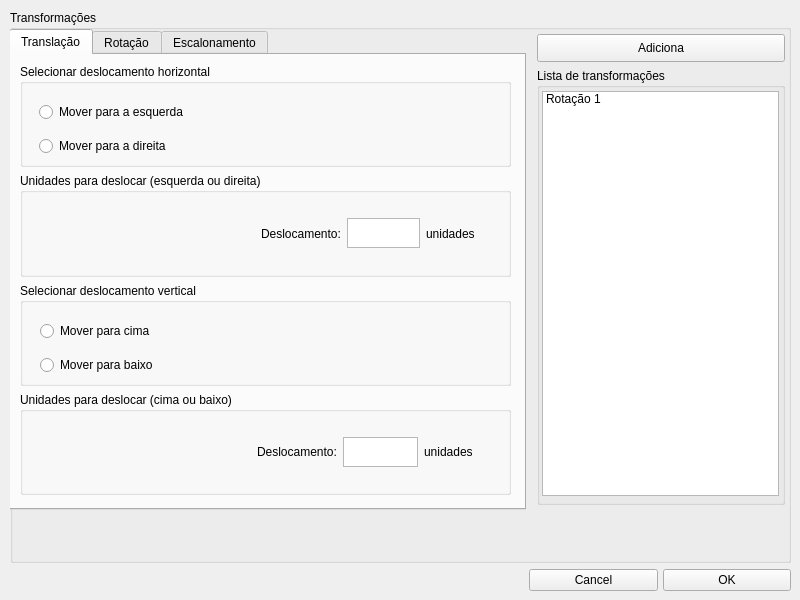
<?xml version="1.0" encoding="UTF-8"?>
<ui version="4.0">
 <class>Form</class>
 <widget class="QWidget" name="Form">
  <property name="windowModality">
   <enum>Qt::WindowModal</enum>
  </property>
  <property name="geometry">
   <rect>
    <x>0</x>
    <y>0</y>
    <width>800</width>
    <height>600</height>
   </rect>
  </property>
  <property name="minimumSize">
   <size>
    <width>800</width>
    <height>600</height>
   </size>
  </property>
  <property name="maximumSize">
   <size>
    <width>800</width>
    <height>600</height>
   </size>
  </property>
  <property name="font">
   <font>
    <pointsize>9</pointsize>
   </font>
  </property>
  <property name="windowTitle">
   <string>Form</string>
  </property>
  <widget class="QWidget" name="verticalLayoutWidget">
   <property name="geometry">
    <rect>
     <x>10</x>
     <y>10</y>
     <width>781</width>
     <height>581</height>
    </rect>
   </property>
   <layout class="QVBoxLayout" name="verticalLayoutPrincipal" stretch="7,1">
    <item>
     <widget class="QGroupBox" name="groupBoxTransformacoes">
      <property name="title">
       <string>Transformações</string>
      </property>
      <widget class="QWidget" name="horizontalLayoutWidget_2">
       <property name="geometry">
        <rect>
         <x>-1</x>
         <y>19</y>
         <width>781</width>
         <height>481</height>
        </rect>
       </property>
       <layout class="QHBoxLayout" name="horizontalLayoutTransformacoes" stretch="2,1">
        <item>
         <widget class="QTabWidget" name="tabWidgetTiposTransformacao">
          <property name="currentIndex">
           <number>0</number>
          </property>
          <widget class="QWidget" name="tabTranslacao">
           <attribute name="title">
            <string>Translação</string>
           </attribute>
           <widget class="QWidget" name="verticalLayoutWidget_7">
            <property name="geometry">
             <rect>
              <x>-1</x>
              <y>-1</y>
              <width>511</width>
              <height>451</height>
             </rect>
            </property>
            <layout class="QVBoxLayout" name="verticalLayoutParametrosTranslacao" stretch="1,1,1,1">
             <property name="leftMargin">
              <number>10</number>
             </property>
             <property name="topMargin">
              <number>10</number>
             </property>
             <property name="rightMargin">
              <number>10</number>
             </property>
             <property name="bottomMargin">
              <number>10</number>
             </property>
             <item>
              <widget class="QGroupBox" name="groupBoxSelecionarEsqDir">
               <property name="title">
                <string>Selecionar deslocamento horizontal</string>
               </property>
               <widget class="QWidget" name="verticalLayoutWidget_8">
                <property name="geometry">
                 <rect>
                  <x>9</x>
                  <y>30</y>
                  <width>481</width>
                  <height>71</height>
                 </rect>
                </property>
                <layout class="QVBoxLayout" name="verticalLayoutSelecionarEsqDir">
                 <property name="leftMargin">
                  <number>10</number>
                 </property>
                 <item>
                  <widget class="QRadioButton" name="radioButtonEsquerda">
                   <property name="text">
                    <string>Mover para a esquerda</string>
                   </property>
                  </widget>
                 </item>
                 <item>
                  <widget class="QRadioButton" name="radioButtonDireita">
                   <property name="text">
                    <string>Mover para a direita</string>
                   </property>
                  </widget>
                 </item>
                </layout>
               </widget>
              </widget>
             </item>
             <item>
              <widget class="QGroupBox" name="groupBoxUnidadesEsqDir">
               <property name="title">
                <string>Unidades para deslocar (esquerda ou direita)</string>
               </property>
               <layout class="QHBoxLayout" name="horizontalLayout_3">
                <item>
                 <layout class="QHBoxLayout" name="horizontalLayoutUnidadesEsqDir" stretch="3,1,1,1">
                  <property name="leftMargin">
                   <number>10</number>
                  </property>
                  <item>
                   <spacer name="horizontalSpacer_3">
                    <property name="orientation">
                     <enum>Qt::Horizontal</enum>
                    </property>
                    <property name="sizeHint" stdset="0">
                     <size>
                      <width>40</width>
                      <height>20</height>
                     </size>
                    </property>
                   </spacer>
                  </item>
                  <item>
                   <widget class="QLabel" name="labelDeslocamentoHorizontal">
                    <property name="text">
                     <string>Deslocamento:</string>
                    </property>
                    <property name="alignment">
                     <set>Qt::AlignLeading|Qt::AlignLeft|Qt::AlignVCenter</set>
                    </property>
                   </widget>
                  </item>
                  <item>
                   <widget class="QPlainTextEdit" name="plainTextEditUnidadesEsqDir">
                    <property name="maximumSize">
                     <size>
                      <width>16777215</width>
                      <height>30</height>
                     </size>
                    </property>
                   </widget>
                  </item>
                  <item>
                   <widget class="QLabel" name="labelUnidadesEsqDir">
                    <property name="text">
                     <string>unidades</string>
                    </property>
                   </widget>
                  </item>
                 </layout>
                </item>
               </layout>
              </widget>
             </item>
             <item>
              <widget class="QGroupBox" name="groupBoxSelecionarCimaBaixo">
               <property name="title">
                <string>Selecionar deslocamento vertical</string>
               </property>
               <widget class="QWidget" name="verticalLayoutWidget_9">
                <property name="geometry">
                 <rect>
                  <x>10</x>
                  <y>30</y>
                  <width>481</width>
                  <height>71</height>
                 </rect>
                </property>
                <layout class="QVBoxLayout" name="verticalLayoutSelecionarCimaBaixo">
                 <property name="leftMargin">
                  <number>10</number>
                 </property>
                 <item>
                  <widget class="QRadioButton" name="radioButtonCima">
                   <property name="text">
                    <string>Mover para cima</string>
                   </property>
                  </widget>
                 </item>
                 <item>
                  <widget class="QRadioButton" name="radioButtonBaixo">
                   <property name="text">
                    <string>Mover para baixo</string>
                   </property>
                  </widget>
                 </item>
                </layout>
               </widget>
              </widget>
             </item>
             <item>
              <widget class="QGroupBox" name="groupBoxUnidadesCimaBaixo">
               <property name="title">
                <string>Unidades para deslocar (cima ou baixo)</string>
               </property>
               <layout class="QHBoxLayout" name="horizontalLayout_4">
                <item>
                 <layout class="QHBoxLayout" name="horizontalLayoutUnidadesCimaBaixo" stretch="3,1,1,1">
                  <item>
                   <spacer name="horizontalSpacer_4">
                    <property name="orientation">
                     <enum>Qt::Horizontal</enum>
                    </property>
                    <property name="sizeHint" stdset="0">
                     <size>
                      <width>40</width>
                      <height>20</height>
                     </size>
                    </property>
                   </spacer>
                  </item>
                  <item>
                   <widget class="QLabel" name="labelDeslocamentoVertical">
                    <property name="text">
                     <string>Deslocamento:</string>
                    </property>
                   </widget>
                  </item>
                  <item>
                   <widget class="QPlainTextEdit" name="plainTextEditUnidadesCimaBaixo">
                    <property name="maximumSize">
                     <size>
                      <width>16777215</width>
                      <height>30</height>
                     </size>
                    </property>
                   </widget>
                  </item>
                  <item>
                   <widget class="QLabel" name="labelUnidadesCimaBaixo">
                    <property name="text">
                     <string>unidades</string>
                    </property>
                   </widget>
                  </item>
                 </layout>
                </item>
               </layout>
              </widget>
             </item>
            </layout>
           </widget>
          </widget>
          <widget class="QWidget" name="tabRotacao">
           <attribute name="title">
            <string>Rotação</string>
           </attribute>
           <widget class="QWidget" name="verticalLayoutWidget_3">
            <property name="geometry">
             <rect>
              <x>10</x>
              <y>10</y>
              <width>491</width>
              <height>431</height>
             </rect>
            </property>
            <layout class="QVBoxLayout" name="verticalLayoutRotacao" stretch="3,4">
             <item>
              <widget class="QGroupBox" name="groupBoxOpcoesRotacao">
               <property name="title">
                <string>Opções</string>
               </property>
               <widget class="QWidget" name="verticalLayoutWidget_4">
                <property name="geometry">
                 <rect>
                  <x>10</x>
                  <y>29</y>
                  <width>471</width>
                  <height>141</height>
                 </rect>
                </property>
                <layout class="QVBoxLayout" name="verticalLayoutOpcoesRotacao">
                 <item>
                  <widget class="QRadioButton" name="radioButtonRotacionarOrigem">
                   <property name="text">
                    <string>Rotacionar sobre a Origem</string>
                   </property>
                   <property name="checked">
                    <bool>true</bool>
                   </property>
                  </widget>
                 </item>
                 <item>
                  <widget class="QRadioButton" name="radioButtonRotacionarPonto">
                   <property name="text">
                    <string>Rotacionar sobre um Ponto</string>
                   </property>
                  </widget>
                 </item>
                 <item>
                  <widget class="QRadioButton" name="radioButtonRotacionarCentro">
                   <property name="text">
                    <string>Rotacionar sobre o Centro do Objeto</string>
                   </property>
                  </widget>
                 </item>
                </layout>
               </widget>
              </widget>
             </item>
             <item>
              <widget class="QGroupBox" name="groupBoxSelecaoTipoRotacao">
               <property name="title">
                <string>Rotacionar sobre a Origem</string>
               </property>
               <widget class="QWidget" name="verticalLayoutWidget_5">
                <property name="geometry">
                 <rect>
                  <x>10</x>
                  <y>30</y>
                  <width>471</width>
                  <height>201</height>
                 </rect>
                </property>
                <layout class="QVBoxLayout" name="verticalLayoutParametrosRotacao">
                 <item>
                  <widget class="QGroupBox" name="groupBoxAnguloRotacao">
                   <property name="title">
                    <string>Ângulo de Rotação</string>
                   </property>
                   <widget class="QWidget" name="horizontalLayoutWidget_3">
                    <property name="geometry">
                     <rect>
                      <x>9</x>
                      <y>30</y>
                      <width>451</width>
                      <height>51</height>
                     </rect>
                    </property>
                    <layout class="QHBoxLayout" name="horizontalLayout" stretch="2,1,1,0">
                     <property name="rightMargin">
                      <number>10</number>
                     </property>
                     <item>
                      <spacer name="horizontalSpacer">
                       <property name="orientation">
                        <enum>Qt::Horizontal</enum>
                       </property>
                       <property name="sizeHint" stdset="0">
                        <size>
                         <width>40</width>
                         <height>20</height>
                        </size>
                       </property>
                      </spacer>
                     </item>
                     <item>
                      <widget class="QLabel" name="labelAngulo">
                       <property name="layoutDirection">
                        <enum>Qt::LeftToRight</enum>
                       </property>
                       <property name="text">
                        <string>Ângulo:</string>
                       </property>
                       <property name="alignment">
                        <set>Qt::AlignRight|Qt::AlignTrailing|Qt::AlignVCenter</set>
                       </property>
                      </widget>
                     </item>
                     <item>
                      <widget class="QPlainTextEdit" name="plainTextEdit">
                       <property name="sizePolicy">
                        <sizepolicy hsizetype="Expanding" vsizetype="Minimum">
                         <horstretch>0</horstretch>
                         <verstretch>0</verstretch>
                        </sizepolicy>
                       </property>
                       <property name="maximumSize">
                        <size>
                         <width>16777215</width>
                         <height>30</height>
                        </size>
                       </property>
                      </widget>
                     </item>
                     <item>
                      <widget class="QLabel" name="label">
                       <property name="text">
                        <string>°</string>
                       </property>
                      </widget>
                     </item>
                    </layout>
                   </widget>
                  </widget>
                 </item>
                 <item>
                  <widget class="QGroupBox" name="groupBoxPontoRotacao">
                   <property name="enabled">
                    <bool>false</bool>
                   </property>
                   <property name="title">
                    <string>Selecionar Ponto</string>
                   </property>
                   <widget class="QWidget" name="horizontalLayoutWidget_4">
                    <property name="geometry">
                     <rect>
                      <x>9</x>
                      <y>30</y>
                      <width>451</width>
                      <height>51</height>
                     </rect>
                    </property>
                    <layout class="QHBoxLayout" name="horizontalLayoutPontoRotacao" stretch="1,1,1,1,1,1">
                     <property name="leftMargin">
                      <number>10</number>
                     </property>
                     <property name="rightMargin">
                      <number>40</number>
                     </property>
                     <item>
                      <widget class="QLabel" name="labelX">
                       <property name="text">
                        <string>X:</string>
                       </property>
                       <property name="alignment">
                        <set>Qt::AlignRight|Qt::AlignTrailing|Qt::AlignVCenter</set>
                       </property>
                      </widget>
                     </item>
                     <item>
                      <widget class="QPlainTextEdit" name="plainTextEditX">
                       <property name="maximumSize">
                        <size>
                         <width>16777215</width>
                         <height>30</height>
                        </size>
                       </property>
                       <property name="plainText">
                        <string>0</string>
                       </property>
                      </widget>
                     </item>
                     <item>
                      <widget class="QLabel" name="labelY">
                       <property name="text">
                        <string>Y:</string>
                       </property>
                       <property name="alignment">
                        <set>Qt::AlignRight|Qt::AlignTrailing|Qt::AlignVCenter</set>
                       </property>
                      </widget>
                     </item>
                     <item>
                      <widget class="QPlainTextEdit" name="plainTextEditY">
                       <property name="maximumSize">
                        <size>
                         <width>16777215</width>
                         <height>30</height>
                        </size>
                       </property>
                       <property name="plainText">
                        <string>0</string>
                       </property>
                      </widget>
                     </item>
                     <item>
                      <widget class="QLabel" name="labelZ">
                       <property name="text">
                        <string>Z:</string>
                       </property>
                       <property name="alignment">
                        <set>Qt::AlignRight|Qt::AlignTrailing|Qt::AlignVCenter</set>
                       </property>
                      </widget>
                     </item>
                     <item>
                      <widget class="QPlainTextEdit" name="plainTextEditZ">
                       <property name="maximumSize">
                        <size>
                         <width>16777215</width>
                         <height>30</height>
                        </size>
                       </property>
                       <property name="plainText">
                        <string>0</string>
                       </property>
                      </widget>
                     </item>
                    </layout>
                   </widget>
                  </widget>
                 </item>
                </layout>
               </widget>
              </widget>
             </item>
            </layout>
           </widget>
          </widget>
          <widget class="QWidget" name="tabEscalonamento">
           <attribute name="title">
            <string>Escalonamento</string>
           </attribute>
           <widget class="QWidget" name="verticalLayoutWidget_6">
            <property name="geometry">
             <rect>
              <x>-1</x>
              <y>-1</y>
              <width>511</width>
              <height>451</height>
             </rect>
            </property>
            <layout class="QVBoxLayout" name="verticalLayoutEscalonamento" stretch="1,3">
             <property name="leftMargin">
              <number>10</number>
             </property>
             <property name="topMargin">
              <number>10</number>
             </property>
             <property name="rightMargin">
              <number>10</number>
             </property>
             <property name="bottomMargin">
              <number>10</number>
             </property>
             <item>
              <widget class="QGroupBox" name="groupBoxEscalonar">
               <property name="title">
                <string>Escalonar</string>
               </property>
               <widget class="QWidget" name="horizontalLayoutWidget_5">
                <property name="geometry">
                 <rect>
                  <x>10</x>
                  <y>29</y>
                  <width>471</width>
                  <height>61</height>
                 </rect>
                </property>
                <layout class="QHBoxLayout" name="horizontalLayout_2" stretch="10,3,3,1">
                 <property name="sizeConstraint">
                  <enum>QLayout::SetFixedSize</enum>
                 </property>
                 <item>
                  <spacer name="horizontalSpacer_2">
                   <property name="orientation">
                    <enum>Qt::Horizontal</enum>
                   </property>
                   <property name="sizeHint" stdset="0">
                    <size>
                     <width>40</width>
                     <height>20</height>
                    </size>
                   </property>
                  </spacer>
                 </item>
                 <item>
                  <widget class="QLabel" name="labelProporcaoEscalonamento">
                   <property name="text">
                    <string>Proporção:</string>
                   </property>
                   <property name="alignment">
                    <set>Qt::AlignRight|Qt::AlignTrailing|Qt::AlignVCenter</set>
                   </property>
                  </widget>
                 </item>
                 <item>
                  <widget class="QPlainTextEdit" name="plainTextEditPorcentagemEscalonamento">
                   <property name="maximumSize">
                    <size>
                     <width>16777215</width>
                     <height>30</height>
                    </size>
                   </property>
                  </widget>
                 </item>
                 <item>
                  <widget class="QLabel" name="label_2">
                   <property name="text">
                    <string>%</string>
                   </property>
                  </widget>
                 </item>
                </layout>
               </widget>
              </widget>
             </item>
             <item>
              <spacer name="verticalSpacerEscalonamento">
               <property name="orientation">
                <enum>Qt::Vertical</enum>
               </property>
               <property name="sizeHint" stdset="0">
                <size>
                 <width>20</width>
                 <height>40</height>
                </size>
               </property>
              </spacer>
             </item>
            </layout>
           </widget>
          </widget>
         </widget>
        </item>
        <item>
         <layout class="QVBoxLayout" name="verticalLayoutListaTransformacoes">
          <property name="leftMargin">
           <number>5</number>
          </property>
          <property name="topMargin">
           <number>5</number>
          </property>
          <property name="rightMargin">
           <number>5</number>
          </property>
          <property name="bottomMargin">
           <number>5</number>
          </property>
          <item>
           <widget class="QPushButton" name="pushButtonAdiciona">
            <property name="maximumSize">
             <size>
              <width>300</width>
              <height>28</height>
             </size>
            </property>
            <property name="layoutDirection">
             <enum>Qt::LeftToRight</enum>
            </property>
            <property name="text">
             <string>Adiciona</string>
            </property>
           </widget>
          </item>
          <item>
           <widget class="QGroupBox" name="groupBoxListaTransformacoes">
            <property name="title">
             <string>Lista de transformações</string>
            </property>
            <widget class="QListWidget" name="listWidgetListaTransformacoes">
             <property name="geometry">
              <rect>
               <x>5</x>
               <y>23</y>
               <width>237</width>
               <height>405</height>
              </rect>
             </property>
             <item>
              <property name="text">
               <string>Rotação 1</string>
              </property>
             </item>
            </widget>
           </widget>
          </item>
         </layout>
        </item>
       </layout>
      </widget>
     </widget>
    </item>
    <item>
     <layout class="QHBoxLayout" name="horizontalLayoutOKCancel" stretch="4,1,1">
      <property name="spacing">
       <number>5</number>
      </property>
      <item>
       <widget class="QWidget" name="widgetSpacerOKCancel" native="true"/>
      </item>
      <item>
       <widget class="QPushButton" name="pushButtonCancel">
        <property name="text">
         <string>Cancel</string>
        </property>
       </widget>
      </item>
      <item>
       <widget class="QPushButton" name="pushButtonOK">
        <property name="text">
         <string>OK</string>
        </property>
       </widget>
      </item>
     </layout>
    </item>
   </layout>
  </widget>
 </widget>
 <resources/>
 <connections/>
</ui>
